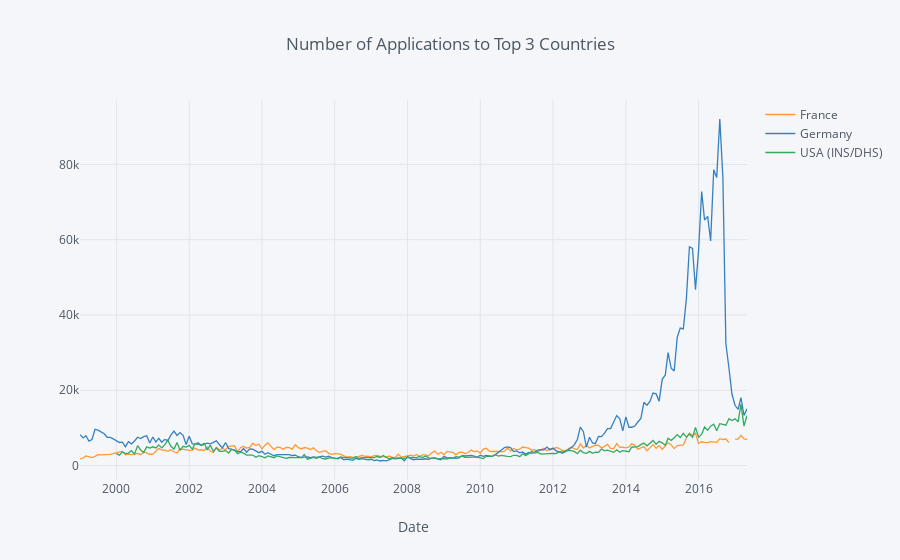

Notebook code for this chart:
### Code cell
data_df \
    .query('Country in @top_in_countries') \
    .groupby(['Country', 'Date']) \
    .agg({'Value': np.sum}) \
    .unstack(0) \
    ['Value'] \
    .iplot(
        title='Number of Applications to Top 3 Countries', 
        xTitle='Date'
    )

### Figure 1 — Plotly figure (JSON) as saved in the notebook; plotly's stock layout.template omitted (floating-point values rounded to 4 significant figures; data arrays with more than 128 entries replaced by an {"elided": "..."} marker saying what was removed)
{"data": [{"line": {"color": "rgba(255, 153, 51, 1.0)", "dash": "solid", "shape": "linear", "width": 1.3}, "mode": "lines", "name": "France", "text": "", "type": "scatter", "uid": "52c3ab31-b2e1-4e25-9077-be4244ed0cf5", "x": {"elided": "221 str values"}, "y": {"elided": "221 mixed values"}}, {"line": {"color": "rgba(55, 128, 191, 1.0)", "dash": "solid", "shape": "linear", "width": 1.3}, "mode": "lines", "name": "Germany", "text": "", "type": "scatter", "uid": "e315290d-db45-4c54-8561-f2b4c0d85d09", "x": {"elided": "221 str values"}, "y": {"elided": "221 int values"}}, {"line": {"color": "rgba(50, 171, 96, 1.0)", "dash": "solid", "shape": "linear", "width": 1.3}, "mode": "lines", "name": "USA (INS/DHS)", "text": "", "type": "scatter", "uid": "10de65a1-a5da-4460-bc64-1b1f9b107886", "x": {"elided": "221 str values"}, "y": {"elided": "221 mixed values"}}], "layout": {"legend": {"bgcolor": "#F5F6F9", "font": {"color": "#4D5663"}}, "paper_bgcolor": "#F5F6F9", "plot_bgcolor": "#F5F6F9", "title": {"font": {"color": "#4D5663"}, "text": "Number of Applications to Top 3 Countries"}, "xaxis": {"gridcolor": "#E1E5ED", "showgrid": true, "tickfont": {"color": "#4D5663"}, "title": {"font": {"color": "#4D5663"}, "text": "Date"}, "zerolinecolor": "#E1E5ED"}, "yaxis": {"gridcolor": "#E1E5ED", "showgrid": true, "tickfont": {"color": "#4D5663"}, "title": {"font": {"color": "#4D5663"}, "text": ""}, "zerolinecolor": "#E1E5ED"}}}
